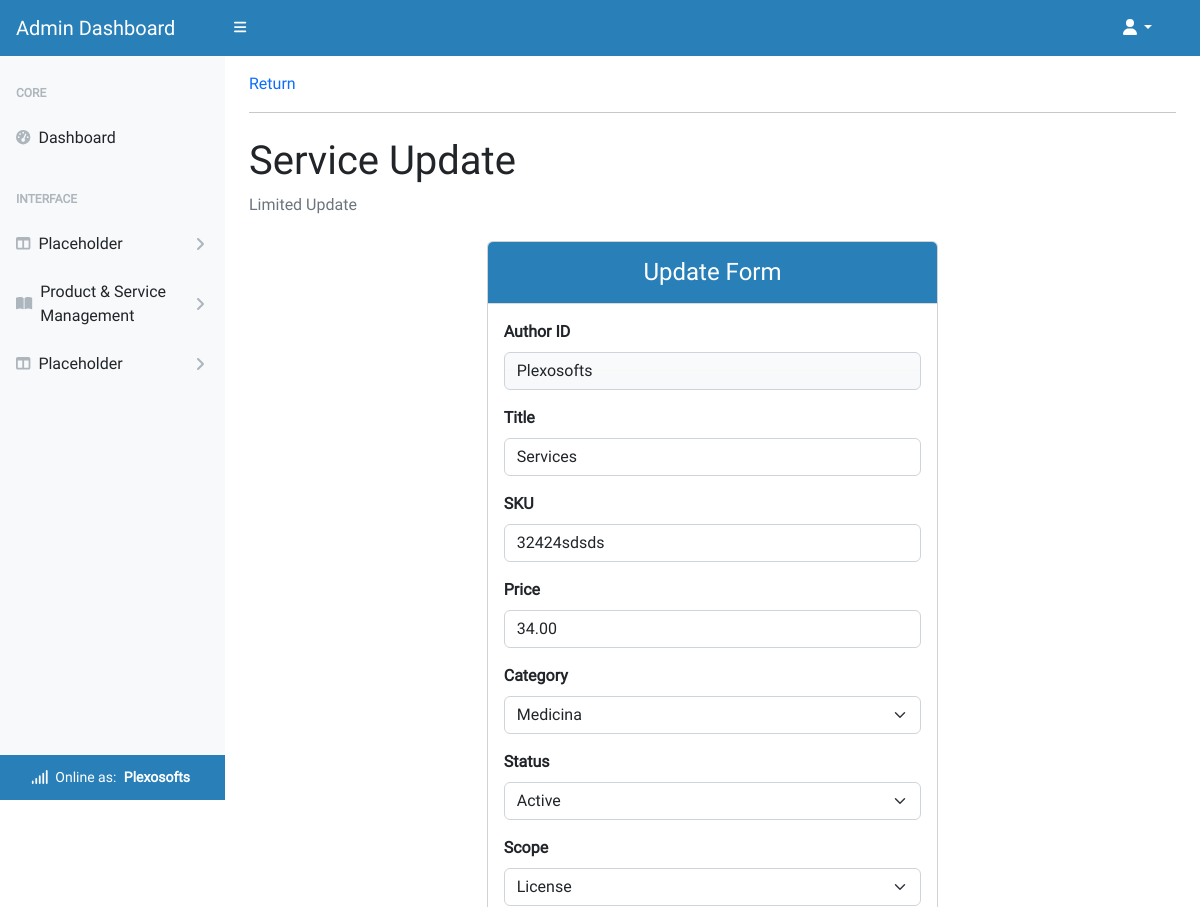
Before: /account/admin/service/services/ (signed in, upper part) with the older database file.
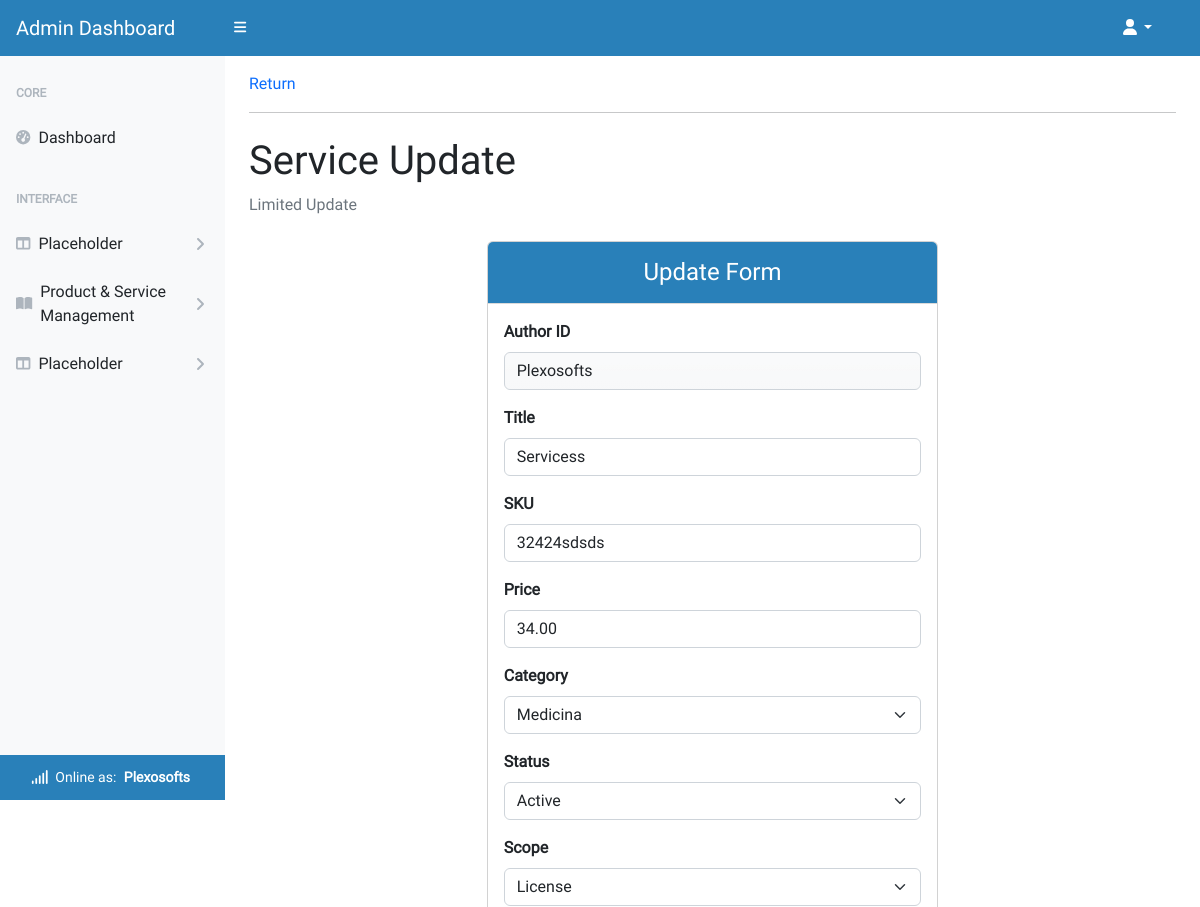
After: the same page with the newer database file.
### product_service/models.py (models this page shows, shortened)
class Service(models.Model):
    title = models.CharField(max_length=64, unique=True)
    sku = models.CharField(max_length=64, unique=True)
    price = models.DecimalField(max_digits=6, decimal_places=2)
    description = models.TextField(max_length=256)
    status = models.IntegerField(choices=STATUS, default=0)
    category = models.ForeignKey(
        Category, on_delete=models.SET_NULL,
        related_name='service_categories', null=True, blank=True)
    excerpt = models.CharField(max_length=128)
    type = models.IntegerField(choices=SCOPE_TYPE, default=1)
    code = models.ManyToManyField(CodeType, related_name="code_type_service")
    service = models.ManyToManyField(
        ServiceType, related_name="on_service_type")
    preview = models.URLField(
        max_length=1024, null=True, blank=True, unique=True)
    docs = models.URLField(
        max_length=1024, null=True, blank=True, unique=True)
    slug = models.SlugField(max_length=200, unique=True, blank=True)
    image = models.ImageField(null=True, blank=True)
    image_url = models.URLField(max_length=1024, null=True, blank=True)
    author = models.ForeignKey(
        'homepage.UserProfile', on_delete=models.SET_NULL,
        related_name='service_authors', null=True)
    created_on = models.DateTimeField(auto_now_add=True)
    likes = models.ManyToManyField(
        'homepage.Like', related_name='service_likes', blank=True)
    comments = models.ManyToManyField(
        'homepage.Comment', related_name='service_comments', blank=True)
    transactions = models.ManyToManyField(
        'homepage.UserProfile', through='Transaction',
        related_name='service_transactions', blank=True)
    download_url = models.ManyToManyField(
        'Download', related_name='service_downloads', blank=True)
    class Meta:
        ordering = ['title']

class Category(models.Model):
    category_name = models.CharField(max_length=64, unique=True)
    alt_name = models.CharField(max_length=64, unique=True)
    class Meta:
        ordering = ['category_name']
        verbose_name_plural = "Categories"
    def __str__(self):
        return self.category_name

### product_service/views.py (the view, shortened to what this page needs)
# urls.py: path('account/admin/service/<slug:slug>/', AdminUpdateServiceView.as_view(),
class AdminUpdateServiceView(BaseUpdateServiceView):
    template_name = 'admin-dashboard/update_service.html'

### admin_dashboard/views.py (called while the page is built)
    def test_func(self):
        user_profile = self.request.user
        return user_profile and user_profile.role == 1

### homepage/custom_context_processors.py (called while the page is built)
def get_verified_email(request):
    if request.user.is_authenticated:
        try:
            email_object = EmailAddress.objects.get(user=request.user)
            if email_object.verified:
                return {'get_verified_email': email_object}
        except EmailAddress.DoesNotExist:
            pass
    return {'get_verified_email': None}

### product_service/models.py (called while the page is built)
    def __str__(self):
        return self.code

    def __str__(self):
        return self.service

### product_service/views.py (called while the page is built)
    def get(self, request, slug, *args, **kwargs):
        context = self.get_context_data(slug)
        return render(request, self.template_name, context)

### admin_dashboard/templates/admin-dashboard/update_service.html (shortened to what this page needs)
{% extends "admin-dashboard/base.html" %}
{% load i18n %}
{% block content%}
<main class="pb-5 mb-5">
    <div class="container-fluid px-4 pb-5">
        <div class="my-3">
            <a class="my-0" href="{% url 'admin_all_services' %}">Return</a>
        </div>
        <hr>
        <h1 class="mt-4">Service Update</h1>
        <ol class="breadcrumb mb-4">
            <li class="breadcrumb-item active">Limited Update</li>
        </ol>
        {% if request.user.role == 0 %}
        <div class="alert alert-warning text-center" role="alert">
            In order to update aservice instance you need to be an admin.
        </div>
        {% elif request.user.role == 1%}
        <div class="row d-flex justify-content-center align-items-center">
            <div class="col-xl-6 col-md-12 d-inline-block">
                <form method="POST" enctype="multipart/form-data">
                    <div class="card">
                        <div class="card-header">
                            <h4 class="text-center font-weight-light my-2">{% trans "Update Form" %}</h4>
                        </div>
                        <div class="card-body">
                            <div class="mb-3">
                                <label class="form-label"><strong>Author ID</strong></label>
                                <input type="text" class="form-control bg-light bg-gradient"
                                    value="{{ request.user.username }}" readonly>
                            </div>
                            <div class="mb-3">
                                <label for="title" class="form-label"><strong>Title</strong></label>
                                <input type="text" name="title" class="form-control" id="title" maxlength="20"
                                    value="{{ service.title }}" required>
                            </div>
                            <div class="mb-3">
                                <label for="sku" class="form-label"><strong>SKU</strong></label>
                                <input type="text" name="sku" class="form-control" id="sku" value="{{ service.sku }}"
                                    required>
                            </div>
                            <div class="mb-3">
                                <label for="price" class="form-label"><strong>Price</strong></label>
                                <input type="number" name="price" class="form-control" id="price"
                                    value="{{ service.price }}" step="0.01" min="0" required>
                            </div>
                            <div class="mb-3">
                                <label for="category" class="form-label"><strong>Category</strong></label>
                                <select name="category" class="form-select" id="category" required>
                                    <option value="{{ service.category.id }}" selected>{{ service.category }}</option>
                                </select>
                            </div>
                            <div class="mb-3">
                                <label for="status" class="form-label"><strong>Status</strong></label>
                                <select id="status" name="status" class="form-select">
                                    <option value="{{ service.status }}" selected> {{ service.get_status_display }}
                                    </option>
                                </select>
                            </div>
                            <div class="mb-3">
                                <label for="scope" class="form-label"><strong>Scope</strong></label>
                                <select id="scope" name="scope" class="form-select">
                                    <option value="{{ service.type }}" selected> {{ service.get_type_display }}</option>
                                </select>
                            </div>
                        </div>
                    </div>
                </form>
            </div>
        </div>
        {% endif %}
    </div>
</main>
{% endblock %}

Changed rows visible on the page:
changed Service "32424sdsds": title "Services" → "Servicess"
